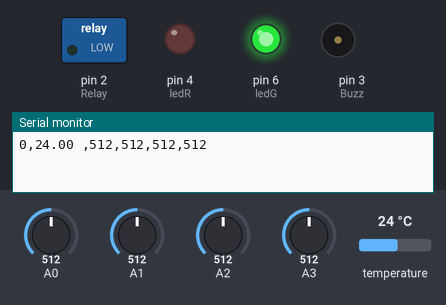
Recording of a sketch running on a simulated Arduino Uno, built with avr-gcc and run on an emulated ATmega328P. Parts: switched loads named in the sketch (green lamp = pin HIGH), output pins drawn as LEDs (lit = HIGH), buzzer (waves = sounding), the last lines printed to the serial monitor. The test bench sets the inputs (shaded band); at power-on: A1 = 512, A0 = 512, A2 = 512, A3 = 512, temperature 24 °C.

Above: at 3.5 s.
3.6 s: A1 set to 108
14.2 s: A1 set to 92
At 25.0 s:
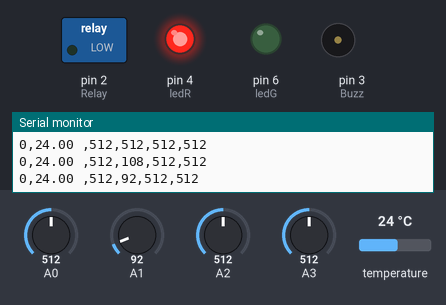
25.4 s: A1 set to 306
At 35.0 s:
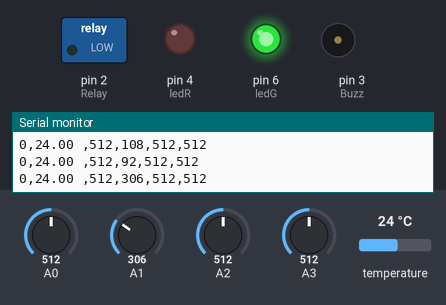
35.3 s: A1 set to 30
At 44.51 s:
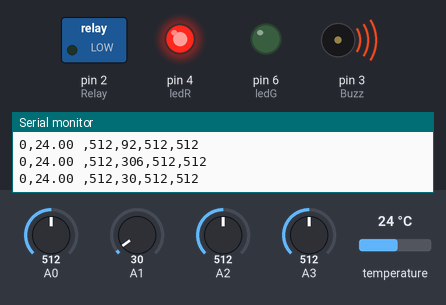
Timing chart, 0 to 46.3 s (numbered marks = the images above; inputs shaded):
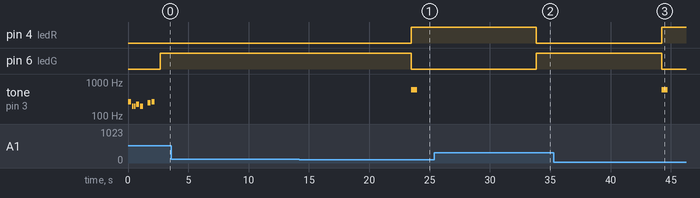

Measured:
- the behaviour switches between 101 and 100 on A1 (found by bisection; images 0 and 1)
- after the input at 14.2 s, pin 4 (ledR): LOW → HIGH after 9.3 s; pin 6 (ledG): HIGH → LOW after 9.3 s; tone on pin 3 (Buzz): silent → 600 Hz after 9.3 s, → silent 0.50 s later
- after the input at 25.4 s, pin 4 (ledR): HIGH → LOW after 8.5 s; pin 6 (ledG): LOW → HIGH after 8.5 s; tone on pin 3 (Buzz): stays silent (without the input it goes to 600 Hz after 8.5 s)
- after the input at 35.3 s, pin 4 (ledR): LOW → HIGH after 9.0 s; pin 6 (ledG): HIGH → LOW after 9.0 s; tone on pin 3 (Buzz): silent → 600 Hz after 9.0 s, → silent 0.50 s later

The sketch:

heat_moist__melody_nodebug.ino
```cpp
#include <OneWire.h>
#include <DallasTemperature.h>
#include <pitches.h>

float m1 = 0;    // Papertowels
float m2 = 0;    //Santaka
float m3 = 0;   //Bhut Jolokia
float m4 = 0;   // C. Reaper
int ledR = 4;
int ledG = 6;
const int Buzz = 3;
#define ONE_WIRE_BUS 5
int sound = 250;
OneWire oneWire(ONE_WIRE_BUS);
DallasTemperature sensors(&oneWire);
DeviceAddress insideThermometer;
int Relay = 2;
unsigned long time;
unsigned long time2;
int melody[]= {
  NOTE_C4, NOTE_G3,NOTE_G3, NOTE_A3, NOTE_G3,0, NOTE_B3, NOTE_C4};
int noteDurations[] = {
  4, 8, 8, 4,4,4,4,4 };

void setup(){
    pinMode(ledR,OUTPUT);
    pinMode(ledG,OUTPUT);
    pinMode(Buzz,OUTPUT);
    pinMode(Relay, OUTPUT);
  Serial.begin(57600);
  sensors.begin();
  if (!sensors.getAddress(insideThermometer, 0)) Serial.println("Unable to find address for Device 0");
  sensors.setResolution(insideThermometer, 10);
  sensors.setHighAlarmTemp(insideThermometer, 32);
  sensors.setLowAlarmTemp(insideThermometer, 30);
  sensors.setAlarmHandler(&newAlarmHandler);
  melodyPlay();
}
void melodyPlay(){
  // iterate over the notes of the melody:
  for (int thisNote = 0; thisNote < 8; thisNote++) {

    // to calculate the note duration, take one second
    // divided by the note type.
    //e.g. quarter note = 1000 / 4, eighth note = 1000/8, etc.
    int noteDuration = 1000/noteDurations[thisNote];
    tone(3, melody[thisNote],noteDuration);

    // to distinguish the notes, set a minimum time between them.
    // the note's duration + 30% seems to work well:
    int pauseBetweenNotes = noteDuration * 1.30;
    delay(pauseBetweenNotes);
    noTone(3);
  }
}

void newAlarmHandler(uint8_t* deviceAddress)
{
  Serial.println("Alarm Handler Start");
  printAlarmInfo(deviceAddress);
  printTemp(deviceAddress);
  Serial.println();
  Serial.println("Alarm Handler Finish");
}

void printCurrentTemp(DeviceAddress deviceAddress)
{
  printTemp(deviceAddress);
}

void printAddress(DeviceAddress deviceAddress)
{
  Serial.print("Address: ");
  for (uint8_t i = 0; i < 8; i++)
  {
    if (deviceAddress[i] < 16) Serial.print("0");
    Serial.print(deviceAddress[i], HEX);
  }
  Serial.print(" ");
}

void printTemp(DeviceAddress deviceAddress)
{
  float tempC = sensors.getTempC(deviceAddress);
  if (tempC != DEVICE_DISCONNECTED)
  {
        Serial.print(tempC);
  }
  else Serial.print("DEVICE DISCONNECTED");
  Serial.print(" ");
}

void printAlarmInfo(DeviceAddress deviceAddress)
{
  char temp;
  printAddress(deviceAddress);
  temp = sensors.getHighAlarmTemp(deviceAddress);
  temp = sensors.getLowAlarmTemp(deviceAddress);
}

void Red(){
  pinMode(ledR,OUTPUT);
  pinMode(ledG,OUTPUT);
  m1= analogRead(0);
  m2= analogRead(1);
  m3= analogRead(2);
  m4= analogRead(3);
  //float average= (m1 + m2 + m3 + m4) /4;
  float average= (m2 + m3 + m4) /3;
  digitalWrite(ledR, HIGH);
  digitalWrite(ledG, LOW);
  tone(3, 600 , 500);
}

void Green(){
  pinMode(ledG,OUTPUT);
  pinMode(ledR,OUTPUT);
  m1= analogRead(0);
  m2= analogRead(1);
  m3= analogRead(2);
  m4= analogRead(3);
  //float average= (m1 + m2 + m3 + m4) /4;
  float average= (m2 + m3 + m4) /3;
  digitalWrite(ledG, HIGH);
  digitalWrite(ledR, LOW);
}

void Alarm()  {
   sensors.requestTemperatures();
     if (sensors.hasAlarm())
     if (sensors.hasAlarm(insideThermometer)) {
   float tempC = sensors.getTempC(insideThermometer);
     if (tempC != DEVICE_DISCONNECTED) {
     if (tempC >= sensors.getHighAlarmTemp(insideThermometer)) {
      digitalWrite(Relay, HIGH);
      }
     if (tempC <= sensors.getLowAlarmTemp(insideThermometer)) {
       digitalWrite(Relay, LOW);
     }
    }
  }
}

void loop(){
time = millis();
time2 = time /3600000;
m1= analogRead(0);  // Paper Towels
m2= analogRead(1);  // Santaka
m3= analogRead(2);  // BhutJolokia
m4= analogRead(3);  // C.Reaper
sensors.requestTemperatures();
  Alarm();
  float average= (m2 + m3 + m4) /3;
  //float average = (m1 + m2 + m3 + m4) /4;
  if (average < 375)
  {
  Red();
  }
  else
  {
  Green();
  }
  Serial.print(time2);
  Serial.print(",");
  printCurrentTemp(insideThermometer);
  Serial.print(",");
  Serial.print(analogRead(3));
  Serial.print(",");
  Serial.print(analogRead(1));
  Serial.print(",");
  Serial.print(analogRead(2));
  Serial.print(",");
  Serial.println(analogRead(0));
 delay(10000);
}
```
